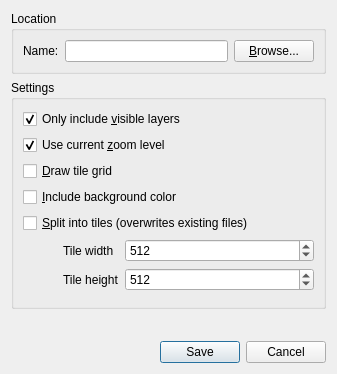
<?xml version="1.0" encoding="UTF-8"?>
<ui version="4.0">
 <class>ExportAsImageDialog</class>
 <widget class="QDialog" name="ExportAsImageDialog">
  <property name="geometry">
   <rect>
    <x>0</x>
    <y>0</y>
    <width>337</width>
    <height>374</height>
   </rect>
  </property>
  <property name="windowTitle">
   <string>Export As Image</string>
  </property>
  <layout class="QVBoxLayout" name="verticalLayout_2">
   <item>
    <widget class="QGroupBox" name="groupBox">
     <property name="title">
      <string>Location</string>
     </property>
     <layout class="QHBoxLayout" name="horizontalLayout">
      <item>
       <widget class="QLabel" name="label">
        <property name="text">
         <string>Name:</string>
        </property>
        <property name="buddy">
         <cstring>fileNameEdit</cstring>
        </property>
       </widget>
      </item>
      <item>
       <widget class="QLineEdit" name="fileNameEdit"/>
      </item>
      <item>
       <widget class="QPushButton" name="browseButton">
        <property name="text">
         <string>&amp;Browse...</string>
        </property>
       </widget>
      </item>
     </layout>
    </widget>
   </item>
   <item>
    <widget class="QGroupBox" name="groupBox_2">
     <property name="title">
      <string>Settings</string>
     </property>
     <layout class="QVBoxLayout" name="verticalLayout">
      <item>
       <widget class="QCheckBox" name="visibleLayersOnly">
        <property name="text">
         <string>Only include &amp;visible layers</string>
        </property>
        <property name="checked">
         <bool>true</bool>
        </property>
       </widget>
      </item>
      <item>
       <widget class="QCheckBox" name="currentZoomLevel">
        <property name="text">
         <string>Use current &amp;zoom level</string>
        </property>
        <property name="checked">
         <bool>true</bool>
        </property>
       </widget>
      </item>
      <item>
       <widget class="QCheckBox" name="drawTileGrid">
        <property name="text">
         <string>&amp;Draw tile grid</string>
        </property>
       </widget>
      </item>
      <item>
       <widget class="QCheckBox" name="includeBackgroundColor">
        <property name="text">
         <string>&amp;Include background color</string>
        </property>
       </widget>
      </item>
      <item>
       <widget class="QCheckBox" name="splitIntoTiles">
        <property name="toolTip">
         <string>Splits the image into tiles which are saved as individual files using a zero-based numerical suffix</string>
        </property>
        <property name="text">
         <string>&amp;Split into tiles (overwrites existing files)</string>
        </property>
       </widget>
      </item>
      <item>
       <layout class="QHBoxLayout" name="horizontalLayout_2">
        <property name="bottomMargin">
         <number>6</number>
        </property>
        <item>
         <spacer name="horizontalSpacer">
          <property name="orientation">
           <enum>Qt::Horizontal</enum>
          </property>
          <property name="sizeType">
           <enum>QSizePolicy::Maximum</enum>
          </property>
          <property name="sizeHint" stdset="0">
           <size>
            <width>40</width>
            <height>20</height>
           </size>
          </property>
         </spacer>
        </item>
        <item>
         <layout class="QFormLayout" name="tileSizeLayout">
          <property name="bottomMargin">
           <number>0</number>
          </property>
          <item row="0" column="0">
           <widget class="QLabel" name="tileWidthLabel">
            <property name="text">
             <string>Tile width</string>
            </property>
           </widget>
          </item>
          <item row="0" column="1">
           <widget class="QSpinBox" name="tileWidthSpinBox">
            <property name="toolTip">
             <string>The width of each tile</string>
            </property>
            <property name="minimum">
             <number>8</number>
            </property>
            <property name="maximum">
             <number>10000</number>
            </property>
            <property name="value">
             <number>512</number>
            </property>
           </widget>
          </item>
          <item row="1" column="0">
           <widget class="QLabel" name="tileHeightLabel">
            <property name="text">
             <string>Tile height</string>
            </property>
           </widget>
          </item>
          <item row="1" column="1">
           <widget class="QSpinBox" name="tileHeightSpinBox">
            <property name="toolTip">
             <string>The height of each tile</string>
            </property>
            <property name="minimum">
             <number>8</number>
            </property>
            <property name="maximum">
             <number>10000</number>
            </property>
            <property name="value">
             <number>512</number>
            </property>
           </widget>
          </item>
         </layout>
        </item>
       </layout>
      </item>
     </layout>
    </widget>
   </item>
   <item>
    <spacer name="verticalSpacer">
     <property name="orientation">
      <enum>Qt::Vertical</enum>
     </property>
     <property name="sizeHint" stdset="0">
      <size>
       <width>20</width>
       <height>0</height>
      </size>
     </property>
    </spacer>
   </item>
   <item>
    <widget class="QDialogButtonBox" name="buttonBox">
     <property name="orientation">
      <enum>Qt::Horizontal</enum>
     </property>
     <property name="standardButtons">
      <set>QDialogButtonBox::Cancel|QDialogButtonBox::Save</set>
     </property>
    </widget>
   </item>
  </layout>
 </widget>
 <resources/>
 <connections>
  <connection>
   <sender>buttonBox</sender>
   <signal>accepted()</signal>
   <receiver>ExportAsImageDialog</receiver>
   <slot>accept()</slot>
   <hints>
    <hint type="sourcelabel">
     <x>227</x>
     <y>186</y>
    </hint>
    <hint type="destinationlabel">
     <x>157</x>
     <y>214</y>
    </hint>
   </hints>
  </connection>
  <connection>
   <sender>buttonBox</sender>
   <signal>rejected()</signal>
   <receiver>ExportAsImageDialog</receiver>
   <slot>reject()</slot>
   <hints>
    <hint type="sourcelabel">
     <x>295</x>
     <y>192</y>
    </hint>
    <hint type="destinationlabel">
     <x>286</x>
     <y>214</y>
    </hint>
   </hints>
  </connection>
 </connections>
</ui>
